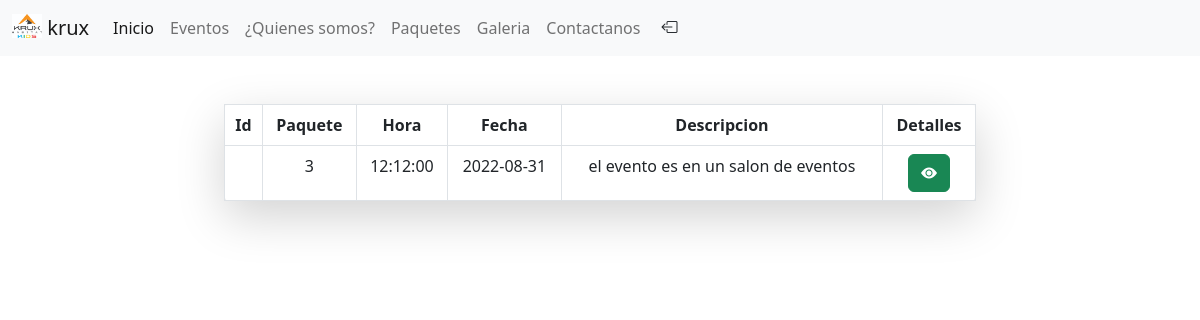
The app's page /eventos.php (signed in) with its own data.
### tables this page shows
CREATE TABLE `eventos` (
  `id_evento` int(11) NOT NULL,
  `id_clientes` int(11) NOT NULL,
  `id_paq` int(11) NOT NULL,
  `hora` time DEFAULT NULL,
  `fecha` date DEFAULT NULL,
  `descripcion` varchar(50) DEFAULT NULL
);

### eventos.php (the view, shortened to what this page needs)
<?php
    include_once("boostrap.php");
?>
<!DOCTYPE html>
<html lang="en">
<head>
</head>
<body>
<div class="container p-4 col-md-8">
		<div class="row">
			<div class="col">
				<table class="table table-bordered text-center shadow-lg p-3 mb-5 mt-4 bg-body rounded" >
					<thead>
						<tr>
							<th>Id</th>
							<th>Paquete</th>
							<th>Hora</th>
							<th>Fecha</th>
							<th>Descripcion</th>
                            <th>Detalles</th>
						</tr>
					</thead>
					<tbody>
					 <?php
                         include_once("conexion.php");
                        $consulta="select * from eventos";
                        $resultado=mysqli_query($con,$consulta);
                        if (mysqli_num_rows($resultado)>0){
                            while($fila=mysqli_fetch_assoc($resultado))
                            {
                             ?>
			  <tr>
				<td class=""><?php echo $fila['id'] ?></td>
                <td class=""><?php echo $fila['id_paq'] ?></td>
                <td class=""><?php echo $fila['hora'] ?></td>
                <td class=""><?php echo $fila['fecha'] ?></td>
				<td class=""><?php echo $fila['descripcion'] ?></td>
                <td class="" colspan="4" >
                <a class="btn btn-success" role="button" href="ver.php?id=<?php echo $fila['id'] ?>"><i class="bi bi-eye-fill"></i></a>
                </td>
			</tr>
	       <?php
			}
		}
	?>
					</tbody>
				</table>
			</div>
		</div>
	</div>
</body>
</html>

### records on screen
eventos: id_paq "3", hora "12:12:00", fecha "2022-08-31", descripcion "el evento es en un salon de eventos"
